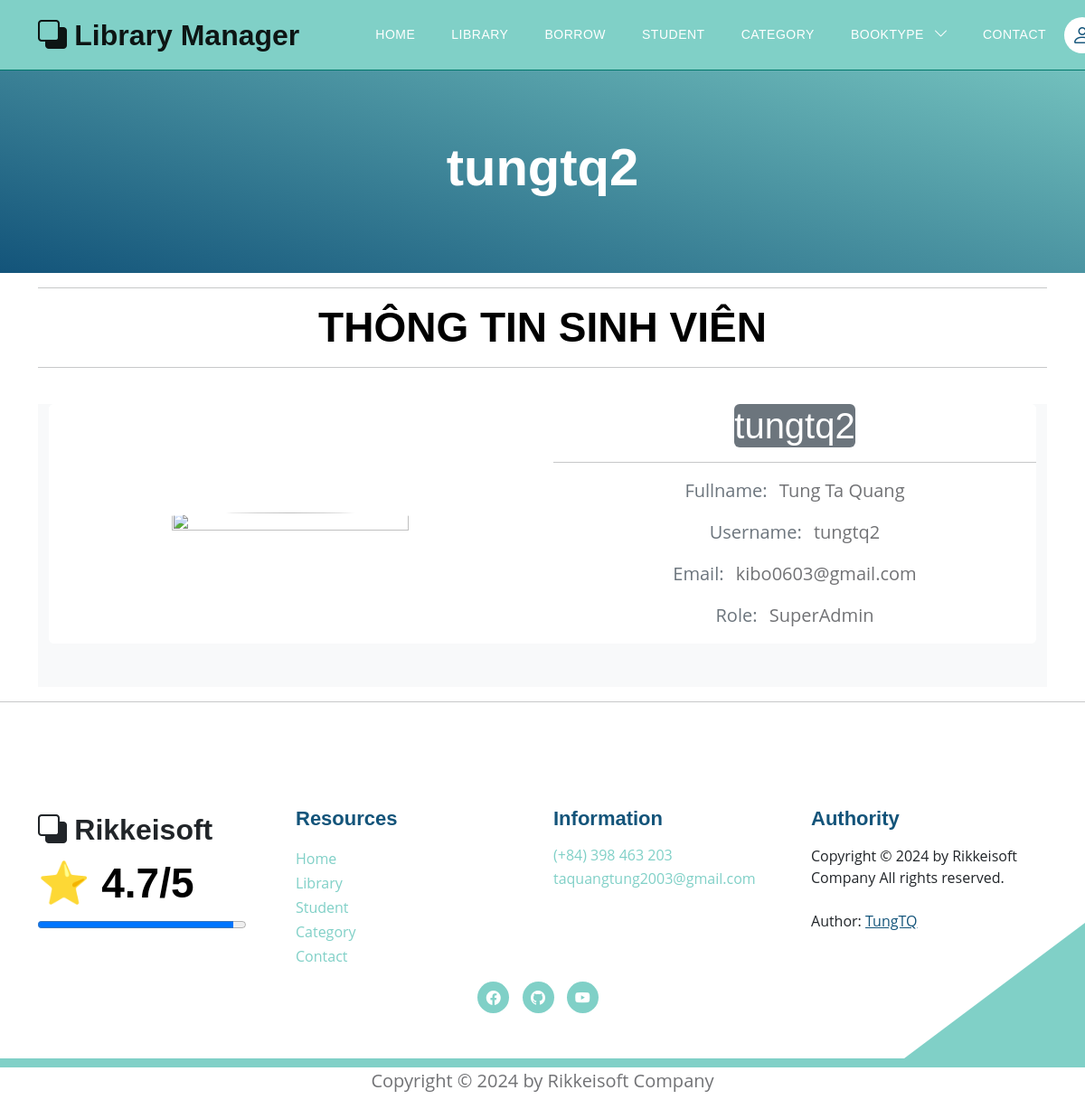
Screenshot of /users/detail_student?username_choice=tungtq2 with the database file from the repository.
### models.py (models this page shows)
class User(Base):
    __tablename__ = 'users'
    username = Column(String(30), primary_key=True, unique=True, index=True)
    fullname = Column(String(100), index=True)
    email = Column(String(100), index=True)
    password = Column(String(100), index=True)
    role = Column(Integer, index=True)
    delete_flag = Column(Integer, index=True)
    avatar = Column(String(500), index=True, nullable=True)     # Trường thông tin avatar
    books = relationship("Book", back_populates="user")
    comments = relationship("CommentBook", back_populates="usercomment")
    join_requests = relationship('JoinAdmin', back_populates='user')

### routers/student.py (the view)
@router.get('/users/detail_student', response_class=HTMLResponse)
async def get_detail_user(request: Request, username_choice: Optional[str] = None,
                          db: Session = Depends(models.get_db)):
    mean_star = function.get_mean_star(db)
    all_category2 = db.query(models.Category).filter(models.Category.delete_flag != 1).all()
    user_choice = db.query(models.User).filter((models.User.username == username_choice)).first()
    if user_choice:
        get_fullname_userchoice = user_choice.fullname
        get_email_userchoice = user_choice.email
        get_role_userchoice = user_choice.role
        return templates.TemplateResponse("students/student_detail.html", {
                "request": request,
                "mean_star": mean_star,
                "username_choice": username_choice,
                "user": user_choice,
                "get_fullname_userchoice": get_fullname_userchoice,
                "get_email_userchoice": get_email_userchoice,
                "get_role_userchoice": get_role_userchoice,
                "all_category2": all_category2})
    else:
        return templates.TemplateResponse("errors/error_template.html", {"request": request,
                                                                  "mean_star": mean_star,
                                                                  "error": "Page Not Found"})

### templates/students/student_detail.html
{% extends "base.html" %}
{% block content %}
<section class="hero-section d-flex justify-content-center align-items-center" id="section_1"
    style="padding-bottom: 50px;">
    <div class="container">
        <div class="row">
            <div class="col-lg-8 col-12 mx-auto">
                <h1 class="text-white text-center"> {{username_choice}} </h1>
                <br>
            </div>
        </div>
    </div>
</section>
<div class="container" style="text-align: center;">
    <hr>
    <h2 style="text-align: center;"> THÔNG TIN SINH VIÊN </h2>
    <hr> <br>
    <section class="bg-light">
        <div class="container">
            <div class="row">
                <div class="col-lg-12 mb-4 mb-sm-5">
                    <div class="card card-style1 border-0">
                        <div class="card card-style1 border-0">
                            <div class="row align-items-center">
                                <div class="col-lg-6 mb-4 mb-lg-0">
                                    {% if user.avatar %}
                                        <img src="/static/media/{{user.avatar}}" style="width: 400px; height: 400px; border-radius: 100%; object-fit: cover;">
                                    {% else %}
                                        <img src="https://p.kindpng.com/picc/s/419-4196106_head-icon-user-user-head-icon-hd-png.png" style="width: 70%; height: 70%; border-radius: 100%;">
                                    {% endif %}
                                </div>
                                <div class="col-lg-6 px-xl-10">
                                    <div class="bg-secondary d-lg-inline-block py-1-9 px-1-9 px-sm-6 mb-1-9 rounded">
                                        <h1 class="h1 text-white mb-0"> {{username_choice}} </h1>
                                    </div>
                                    <hr>
                                    <ul class="list-unstyled mb-1-9">
                                        <li class="mb-2 mb-xl-3 display-28"><span class="display-26 text-secondary me-2 font-weight-600">Fullname:</span> {{get_fullname_userchoice}} </li>
                                        <li class="mb-2 mb-xl-3 display-28"><span class="display-26 text-secondary me-2 font-weight-600">Username:</span> {{username_choice}} </li>
                                        <li class="mb-2 mb-xl-3 display-28"><span class="display-26 text-secondary me-2 font-weight-600">Email:</span> {{get_email_userchoice}} </li>
                                        <li class="mb-2 mb-xl-3 display-28"><span class="display-26 text-secondary me-2 font-weight-600">Role:</span>
                                            {% if get_role_userchoice == 1 %}
                                            Admin
                                            {% elif get_role_userchoice == 2 %}
                                            SuperAdmin
                                            {% else %}
                                            User
                                            {% endif %}
                                        </li>
                                    </ul>
                                </div>
                            </div>
                        </div>
                    </div>
                </div>
            </div>
        </div>
    </section>
</div>
<hr>
{% endblock content %}

### static/css/templatemo-topic-listing.css (style rules this page uses)
:root { --white-color: #ffffff; --primary-color: #13547a; --secondary-color: #80d0c7; --section-bg-color: #f0f8ff; --custom-btn-bg-color: #80d0c7; --custom-btn-bg-hover-color: #13547a; --dark-color: #000000; --p-color: #717275; --border-color: #7fffd4; --link-hover-color: #13547a; --body-font-family: 'Open Sans', sans-serif; --title-font-family: 'Montserrat', sans-serif; --h1-font-size: 58px; --h2-font-size: 46px; --h3-font-size: 32px; --h4-font-size: 28px; --h5-font-size: 24px; --h6-font-size: 22px; --p-font-size: 20px; --menu-font-size: 14px; --btn-font-size: 18px; --copyright-font-size: 16px; --border-radius-large: 100px; --border-radius-medium: 20px; --border-radius-small: 10px; --font-weight-normal: 400; --font-weight-medium: 500; --font-weight-semibold: 600; --font-weight-bold: 700; }
body { background-color: var(--white-color); font-family: var(--body-font-family); }
h2, h3, h4, h5, h6 { color: var(--dark-color); }
h1, h2, h3, h4, h5, h6 { font-family: var(--title-font-family); font-weight: var(--font-weight-semibold); }
h1 { font-size: var(--h1-font-size); font-weight: var(--font-weight-bold); }
h2 { font-size: var(--h2-font-size); font-weight: var(--font-weight-bold); }
ul li { color: var(--p-color); font-size: var(--p-font-size); font-weight: var(--font-weight-normal); }
.hero-section { background-image: linear-gradient(15deg, #13547a 0%, #80d0c7 100%); position: relative; overflow: hidden; padding-top: 150px; padding-bottom: 150px; }

### rows the page displays
User: username "tungtq2", fullname "Tung Ta Quang", email "kibo0603@gmail.com"

### other values shown
{{ mean_star }} "4.7"
